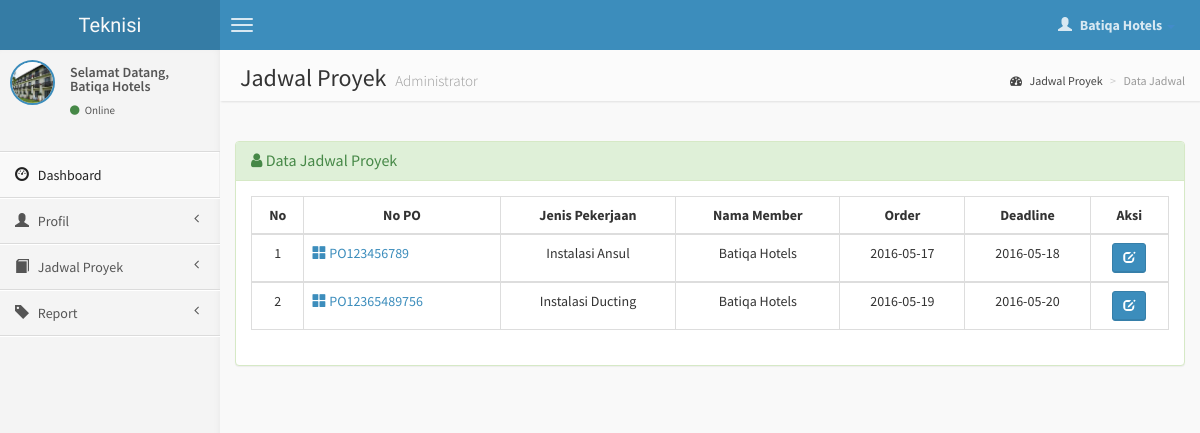
Screenshot of /teknisi/jadwal.php (signed in) with the database file from the repository.
### tables this page shows
CREATE TABLE `jadwal_proyek` (
  `id_jadwal` int(4) NOT NULL,
  `id_jenis` int(4) NOT NULL,
  `id_member` int(4) NOT NULL,
  `id_teknisi` int(4) NOT NULL,
  `no_po` varchar(50) NOT NULL,
  `tgl_proyek` date NOT NULL,
  `tgl_selesai` date NOT NULL,
  `report` varchar(500) NOT NULL,
  `status` varchar(50) NOT NULL
);

CREATE TABLE `jenis` (
  `id_jenis` int(4) NOT NULL,
  `pekerjaan` varchar(30) NOT NULL
);

CREATE TABLE `member` (
  `id_member` int(4) NOT NULL,
  `nama_member` varchar(50) NOT NULL,
  `alamat` text NOT NULL,
  `no_telp` int(15) NOT NULL,
  `email` varchar(50) NOT NULL,
  `username` varchar(50) NOT NULL,
  `password` varchar(50) NOT NULL,
  `gambar` varchar(150) NOT NULL
);

### teknisi/jadwal.php (the view, shortened to what this page needs)
<?php
if (empty($_SESSION['username'])){
	header('location:../index.php');
} else {
?>
<!DOCTYPE html>
<html>
    <head>
        <link href="../dist/css/bootstrap.css" rel="stylesheet" type="text/css" />
        <link href="//cdnjs.cloudflare.com/ajax/libs/font-awesome/4.1.0/css/font-awesome.min.css" rel="stylesheet" type="text/css" />
        <link href="//code.ionicframework.com/ionicons/1.5.2/css/ionicons.min.css" rel="stylesheet" type="text/css" />
        <link href="../css/morris/morris.css" rel="stylesheet" type="text/css" />
        <link href="../css/jvectormap/jquery-jvectormap-1.2.2.css" rel="stylesheet" type="text/css" />
        <link href="../css/datepicker/datepicker3.css" rel="stylesheet" type="text/css" />
        <link href="../css/daterangepicker/daterangepicker-bs3.css" rel="stylesheet" type="text/css" />
        <link href="../css/bootstrap-wysihtml5/bootstrap3-wysihtml5.min.css" rel="stylesheet" type="text/css" />
        <link href="../css/AdminLTE.css" rel="stylesheet" type="text/css" />
        <link rel="stylesheet" href="datatables/dataTables.bootstrap.css"/>
    </head>
    <body class="skin-blue">
        <header class="header">
            <a href="index.php" class="logo">
                Teknisi
            </a>
            <nav class="navbar navbar-static-top" role="navigation">
                <a href="#" class="navbar-btn sidebar-toggle" data-toggle="offcanvas" role="button">
                    <span class="icon-bar"></span>
                    <span class="icon-bar"></span>
                    <span class="icon-bar"></span>
                </a>
                <div class="navbar-right">
                    <ul class="nav navbar-nav">
                        <li class="dropdown user user-menu">
                            <a href="#" class="dropdown-toggle" data-toggle="dropdown">
                                <i class="glyphicon glyphicon-user"></i>
                                <span><?php echo $_SESSION['fullname']; ?> <i class="caret"></i></span>
                            </a>
<?php } ?>
                        </li>
                    </ul>
                </div>
            </nav>
        </header>
        <div class="wrapper row-offcanvas row-offcanvas-left">
            <aside class="left-side sidebar-offcanvas">
                <section class="sidebar">
                    <div class="user-panel">
                        <div class="pull-left image">
                            <img src="<?php echo $_SESSION['gambar']; ?>" class="img-circle" alt="User Image" style="border: 2px solid #3C8DBC;" />
                        </div>
                        <div class="pull-left info">
                            <p>Selamat Datang,<br /><?php echo $_SESSION['fullname']; ?></p>
                            <a href="#"><i class="fa fa-circle text-success"></i> Online</a>
                        </div>
                    </div>
                    <?php include "menu.php"; ?>
                </section>
            </aside>
            <aside class="right-side">
                <section class="content-header">
                    <h1>
                        Jadwal Proyek
                        <small>Administrator</small>
                    </h1>
                    <ol class="breadcrumb">
                        <li><a href="#"><i class="fa fa-dashboard"></i> Jadwal Proyek</a></li>
                        <li class="active">Data Jadwal</li>
                    </ol>
                </section>
                <section class="content">
                    <br />
                    <div class="row">
                        <div class="col-lg-12">
                    <div class="panel panel-success">
                        <div class="panel-heading">
                        <h3 class="panel-title"><i class="fa fa-user"></i> Data Jadwal Proyek </h3>
                        </div>
                        <div class="panel-body">
                    <?php
                    $query1="select jadwal_proyek.*, jenis.*, member.* from jadwal_proyek
                    LEFT JOIN jenis ON jadwal_proyek.id_jenis = jenis.id_jenis
                    LEFT JOIN member ON jadwal_proyek.id_member = member.id_member
                     where id_teknisi='$_SESSION[user_id]'";
                    $tampil=mysqli_query($koneksi, $query1) or die(mysqli_error());
                    ?>
                  <table id="example" class="table table-hover table-bordered">
                  <thead>
                      <tr>
                        <th><center>No </center></th>
                        <th><center>No PO </center></th>
                        <th><center>Jenis Pekerjaan </center></th>
                        <th><center>Nama Member </center></th>
                        <th><center>Order</center></th>
                        <th><center>Deadline</center></th>
                        <th><center>Aksi</center></th>
                      </tr>
                  </thead>
                     <?php
                     $no=0;
                     while($data=mysqli_fetch_array($tampil))
                    { $no++; ?>
                    <tbody>
                    <tr>
                    <td><center><?php echo $no; ?></center></td>
                    <td><a href="detail-jadwal.php?hal=edit&kd=<?php echo $data['id_jadwal'];?>"><span class="glyphicon glyphicon-th-large"></span> <?php echo $data['no_po'];?></td>
                    <td><center><?php echo $data['pekerjaan'];?></center></td>
                    <td><center><?php echo $data['nama_member'];?></center></td>
                    <td><center><?php echo $data['tgl_proyek'];?></center></td>
                    <td><center><?php echo $data['tgl_selesai'];?></center></td>
                    <td><center><a class="btn btn-sm btn-primary" data-placement="bottom" data-toggle="tooltip" title="Update Laporan Kerja" href="edit-jadwal.php?hal=edit&kd_cus=<?php echo $data['id_jadwal'];?>"><span class="glyphicon glyphicon-edit"></span></a>
                    </center></td>
                    </tr></div>
                 <?php
              }
              ?>
              </div>
              </div>
            </div>
    </body>
</html>

### rows the page displays
jadwal_proyek: no_po "PO123456789", id_jenis.pekerjaan "Instalasi Ansul", id_member.nama_member "Batiqa Hotels", tgl_proyek "2016-05-17", tgl_selesai "2016-05-18"
jadwal_proyek: no_po "PO12365489756", id_jenis.pekerjaan "Instalasi Ducting", id_member.nama_member "Batiqa Hotels", tgl_proyek "2016-05-19", tgl_selesai "2016-05-20"

### other values shown
$_SESSION['fullname'] "Batiqa Hotels"
